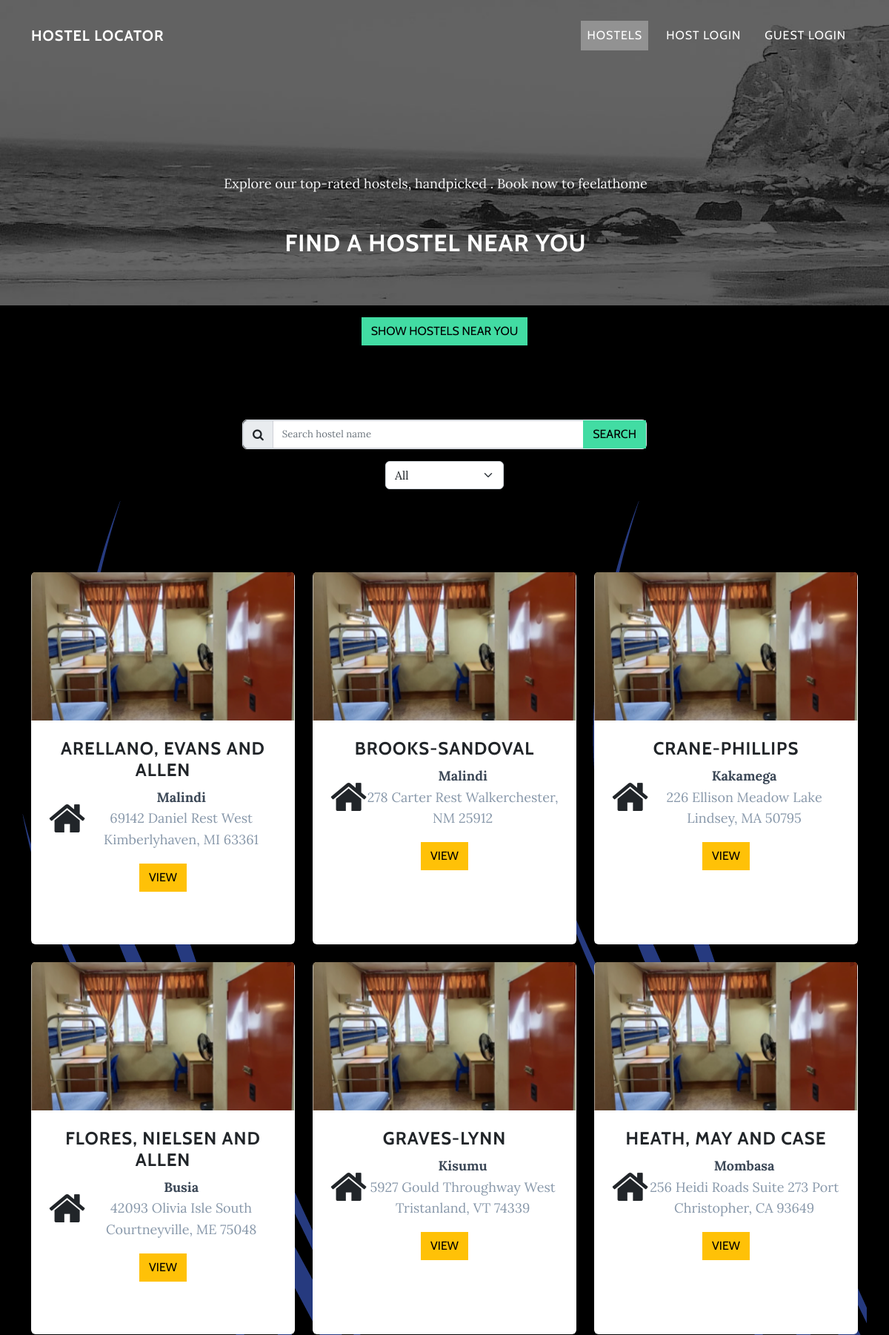
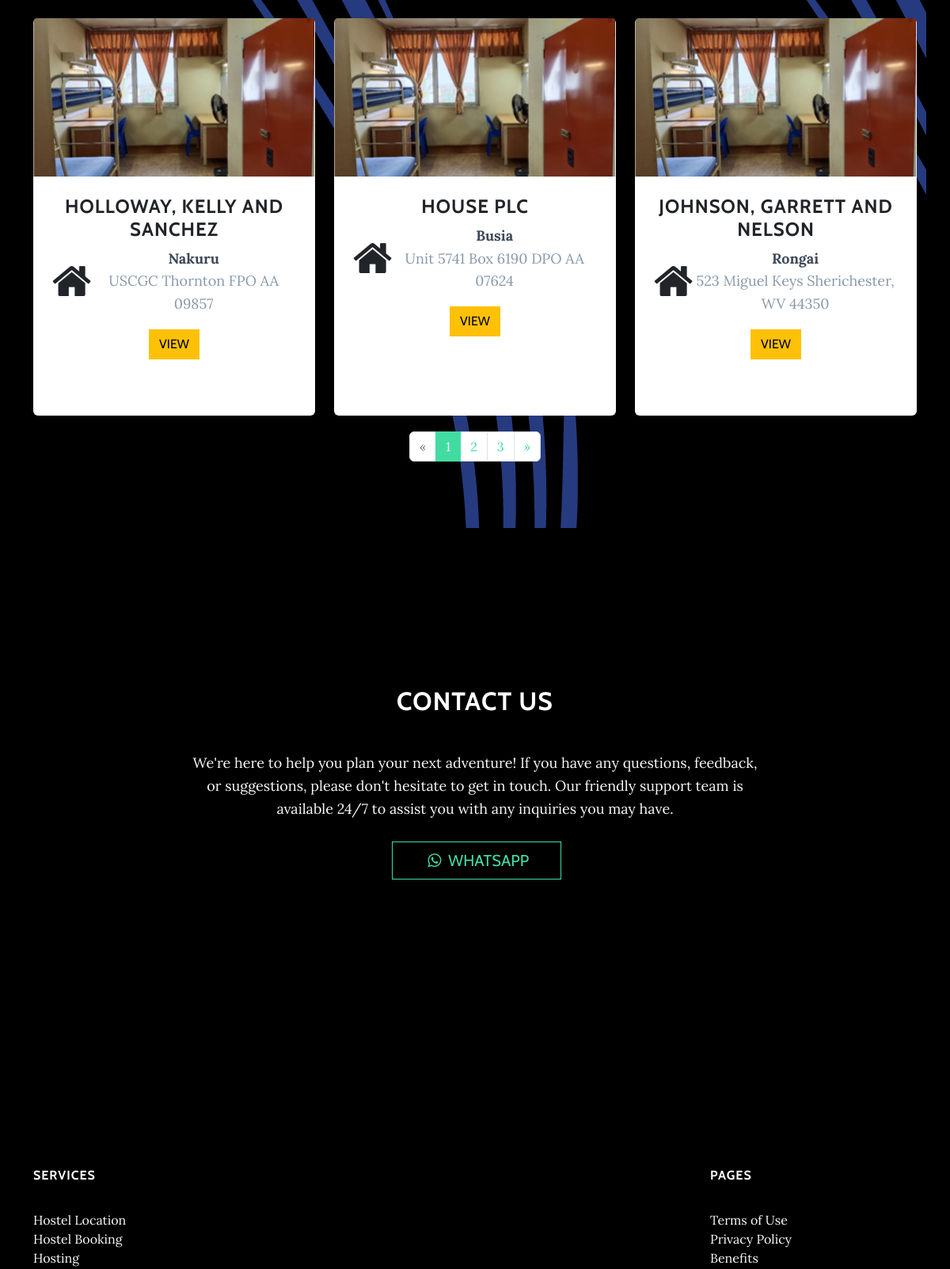
/hostels/ (upper part), run on the app's committed database (2 pictures, top to bottom).
### hostel_app/models.py (models this page shows, shortened)
class Hostel(models.Model):
    name = models.CharField(max_length=50)
    cover = models.ImageField(upload_to='cover', default='default.png')
    services = models.ManyToManyField("Service")
    location = models.ForeignKey(
        'Location', on_delete=models.SET_NULL, null=True)
    address = models.CharField(max_length=250, null=True)
    owner = models.ForeignKey(User, on_delete=models.SET_NULL, null=True)
    class Meta:
        verbose_name = 'Hostel'
        verbose_name_plural = 'Hostels'
        ordering = ['name']

class Location(models.Model):
    name = models.CharField(max_length=150,blank=True)
    latitude = models.DecimalField(max_digits=9, decimal_places=6,null=True)
    longitude = models.DecimalField(max_digits=9, decimal_places=6,null=True)
    timestamp = models.DateTimeField(auto_now_add=True, null=True)
    def __str__(self):
        return self.name
    class Meta:
        verbose_name = 'UserLocation'
        verbose_name_plural = 'UserLocations'

### hostel_app/views.py (the view)
# urls.py: path('hostels/', views.HostelListView.as_view(), name='hostel-list'),
class HostelListView(generic.ListView):
    model = Hostel
    template_name = "hostel_list.html"
    paginate_by = 9
    def get_context_data(self, **kwargs):
        context = super().get_context_data(**kwargs)
        query = self.request.GET.get("query")
        lat = self.request.GET.get("lat")
        long = self.request.GET.get("lng")
        nearby = self.request.GET.get("nearby")
        try:
            user_location = get_location(lat, long)
            context['show_near'] = nearby
            context['nearby'] = Hostel.objects.filter(
                location__name__icontains=user_location)
            context['user_location'] = user_location
        except:
            pass
        context['locations'] = Location.objects.all()
        context['select_location'] = self.request.GET.get("location")
        if query:
            context["query"] = query
        return context
    def get_queryset(self):
        queryset = super().get_queryset()
        query = self.request.GET.get("query")
        location = self.request.GET.get("location")
        if query:
            queryset = queryset.filter(name__icontains=query)
        if location:
            queryset = queryset.filter(location__name__icontains=location)
        return queryset

### hostel_app/views.py (called while the page is built)
def get_location(lat, long):
    import geocoder
    g = geocoder.osm([lat, long], method='reverse')
    return g.json['state']

### hostel_app/templates/hostel_list.html (shortened to what this page needs)
{% extends 'hostel_base.html' %} {% load static %} {% block main %}
<section class="text-center download-section content-section" id="hostels" style="
		background-image: url('{% static 'assets/img/downloads-bg.jpg' %}');
		padding: 0;
		height: 412px;
	">
    <div class="row align-items-end mb-5" style="height: 100%; width: 100%">
        <div class="col-md-8 col-xl-6 text-center d-flex flex-column-reverse align-items-center mx-auto"
            style="height: 50vh">
            <h2 style="padding: 30px 0">Find a hostel near you</h2>
            <p class="text-light" style="padding: 0">
                Explore our top-rated hostels, handpicked .
                Book now to feelathome
            </p>
        </div>
    </div>
</section>
{% if show_near %}
<div class="p-5">
    <div class="container-fluid">
        <h1 class="display-5 fw-bold">Hostels nearby</h1>
    </div>
</div>
<section data-aos="zoom-in-down" data-aos-duration="400" data-aos-once="true" class="min-vh-100"
    style="padding-top: 30px;padding-bottom: 30px;min-height: 50vh !important;">
    <div class="container" style="min-width: 90vw;padding: 0;width: 100%;">
        {% if nearby %}
        <div data-aos="fade-up" data-aos-duration="400" data-aos-delay="200" data-aos-once="true" class="owl-slider"
            style="width: 100%;">
            <div id="carousel" class="owl-carousel">
                {% for hostel in nearby %}
                <div class="item height-350" style="height: auto;padding: 10px;">
                    <div class="col-md-4" style="width: 100%;">
                        <div class="blog-card blog-card-blog">
                            <div class="blog-card-image"><a href="#"><img class="img-fluid img"
                                        src="{{hostel.cover.url}}"></a>
                                <div class="ripple-cont"></div>
                            </div>
                            <div class="blog-table">
                                <p class="blog-card-description" style="font-family: 'Playfair Display', serif;">
                                    {{hostel.name}}</p><a href="{{hostel.get_absolute_url}}"
                                    class="btn btn-primary btn-lg btn-default" type="button"><span
                                        class="network-name">&nbsp;Peek
                                        inside</span></a>
                                <hr>
                                <div class="d-flex justify-content-between ftr">
                                    <div class="author"><a href="https://github.com/DesignofCp" target="_blank"><i
                                                class="fas fa-location-arrow" style="font-size: 28px;"></i></a></div>
                                    <div class="stats"><span>{{hostel.location}}</span></div>
                                </div>
                                <div class="d-flex justify-content-between ftr">
                                    <div class="author"><a href="https://github.com/DesignofCp" target="_blank"><i
                                                class="fas fa-street-view" style="font-size: 28px;"></i></a></div>
                                    <div class="stats"><span>{{hostel.address}}</span></div>
                                </div>
                                <div class="d-flex justify-content-between ftr">
                                    <div class="author"><a href="https://github.com/DesignofCp" target="_blank"><i
                                                class="far fa-star" style="font-size: 28px;"></i></a></div>
                                    <div class="stats"><span>4.6</span></div>
                                </div>
                            </div>
                        </div>
                    </div>
                </div>
                {% endfor %}
            </div>
        </div>
        {% else %}
        <div class="p-5 mb-4 ">
            <div class="container-fluid py-5">
                <h1 class="display-5 fw-bold">No Hostels found near you</h1>
            </div>
        </div>
        {% endif %}
    </div>
</section>
{% else %}
<div class="text-center my-3">
    <button type="button" class="btn btn-primary" onclick="getLocation()">Show hostels near you</button>
</div>
{% endif %}
<div class="container" id="hosts" style="margin-top: 100px">
    <div class="row d-flex justify-content-around">
        <div class="col-md-6 col-lg-6 offset-lg-0">
            <form method="get" id="hostel-form">
                <div class="input-group border rounded">
                    <span class="input-group-text"><i class="fa fa-search"></i></span><input class="form-control"
                        name="query" placeholder="Search hostel name" value="{{query}}" type="text" /><button
                        class="btn btn-primary" type="submit">
                        Search
                    </button>
                </div>
                <div class="select mx-auto my-3" style="width:10rem;">
                    <select class="form-select" id="locationSelect" name="location" aria-label="Select Location"
                        defaultValue="0">
                        {% if locations %}
                        <option {% if not select_location %}selected{% endif %}>All</option>
                        {% endif %}
                    </select>
                </div>
            </form>
        </div>
    </div>
</div>
<section class="text-center content-section" id="contact" style="padding: 0">
    <div class="container py-4 py-xl-5" style="background: url('{% static 'assets/img/img12.png' %}')">
        <div class="row gy-4 row-cols-1 row-cols-md-2 row-cols-xl-3 justify-content-center" id="hostels">
            {% if page_obj%} {% for hostel in page_obj %}
            <div class="col">
                <div class="card rounded h-100">
                    <img class="card-img-top w-100 d-block fit-cover" style="height: 200px"
                        src="{{hostel.cover.url}}" />
                    <div class="card-body text-dark p-4" style="border-style: none">
                        <h4 class="card-title">{{hostel.name}}</h4>
                        <div class="d-flex justify-content-between align-items-center">
                            <i class="fa fa-home" style="font-size: 53px"></i>
                            <div>
                                <p class="fw-bold mb-0">{{hostel.location}}</p>
                                <p class="text-muted mb-0">
                                    {{hostel.address}}
                                </p>
                            </div>
                        </div>
                        <a class="btn btn-warning" data-bss-hover-animate="pulse" id="btnHostel" type="button"
                            style="margin: 17px" href="{% url 'hostel-detail' pk=hostel.pk %}">View</a>
                    </div>
                </div>
            </div>
            {% endfor %} {% endif %}
        </div>
        {% if page_obj %}
        <div class="d-xl-flex justify-content-xl-center align-items-xl-center" style="padding: 20px 0">
            <nav>
                <ul class="pagination">
                    {% if page_obj.has_previous %}
                    <li class="page-item">
                        <a class="page-link" href="?page={{ page_obj.previous_page_number }}&query={{query}}"
                            aria-label="Previous"><span aria-hidden="true">&laquo;</span></a>
                    </li>
                    {% else %}
                    <li class="page-item disabled">
                        <a class="page-link" href="#" aria-label="Previous"><span aria-hidden="true">&laquo;</span></a>
                    </li>
                    {% endif %} {% for num in page_obj.paginator.page_range %}
                    {% if page_obj.number == num %}
                    <li class="page-item active">
                        <a class="page-link" href="#?query={{query}}">{{ num }} </a>
                    </li>
                    {% elif num > page_obj.number|add:'-3' and num < page_obj.number|add:'3' %} <li class="page-item">
                        <a class="page-link" href="?page={{ num }}&query={{query}}">{{ num }}</a>
                        </li>
                        {% endif %} {% endfor %} {% if page_obj.has_next %}
                        <li class="page-item">
                            <a class="page-link" href="?page={{ page_obj.next_page_number }}&query={{query}}"
                                aria-label="Next"><span aria-hidden="true">&raquo;</span></a>
                        </li>
                        {% else %}
                        <li class="page-item disabled">
                            <a class="page-link" href="#" aria-label="Next"><span aria-hidden="true">&raquo;</span></a>
                        </li>
                        {% endif %}
                </ul>
            </nav>
        </div>
        {% endif %}
    </div>
</section>
{% endblock main %}

### hostel_app/static/assets/css/Account-setting-or-edit-profile.css (style rules this page uses)
.form-control { border: 1px solid #cfd1d8; -moz-border-radius: 2px; border-radius: 2px; font-size: .825rem; background: #ffffff; color: #2e323c; }
.card { background: #ffffff; -moz-border-radius: 5px; border-radius: 5px; border: 0; margin-bottom: 1rem; }

### hostel_app/static/assets/css/Articles-Cards-images.css (style rules this page uses)
.fit-cover { object-fit: cover; }
.btn { transform-style: preserve-3d; transition: ease-in-out; }

### hostel_app/static/assets/css/Manage-Users.css (style rules this page uses)
.card { position: relative; display: flex; flex-direction: column; min-width: 0; word-wrap: break-word; background-color: #fff; background-clip: border-box; border: 0 solid transparent; border-radius: 0; }
.text-muted { color: #8898aa!important; }
[type=button]:not(:disabled), [type=reset]:not(:disabled), [type=submit]:not(:disabled), button:not(:disabled) { cursor: pointer; }

### hostel_app/static/assets/css/Notes-Dashboard.css (style rules this page uses)
.card { position: relative; display: flex; flex-direction: column; min-width: 0; word-wrap: break-word; background-color: #fff; background-clip: border-box; border: 0 solid transparent; border-radius: 0; }
.card { margin-bottom: 30px; }
.card-body { flex: 1 1 auto; padding: 1.57rem; }

### hostel_app/static/assets/css/Responsive-Open-Source-CardBS5.css (style rules this page uses)
.fa { display: inline-block; font: normal normal normal 14px/1 FontAwesome; font-size: inherit; text-rendering: auto; -webkit-font-smoothing: antialiased; -moz-osx-font-smoothing: grayscale; }
p { color: #3C4857; margin-top: 0; margin-bottom: 1rem; }
a { text-decoration: none; }

### data on the page
Hostel: cover (placeholder picture), name "ARELLANO, EVANS AND ALLEN", location "Malindi", address "69142 Daniel Rest West Kimberlyhaven, MI 63361"
Hostel: cover (placeholder picture), name "BROOKS-SANDOVAL", location "Malindi", address "278 Carter Rest Walkerchester, NM 25912"
Hostel: cover (placeholder picture), name "CRANE-PHILLIPS", location "Kakamega", address "226 Ellison Meadow Lake Lindsey, MA 50795"
Hostel: cover (placeholder picture), name "FLORES, NIELSEN AND ALLEN", location "Busia", address "42093 Olivia Isle South Courtneyville, ME 75048"
Hostel: cover (placeholder picture), name "GRAVES-LYNN", location "Kisumu", address "5927 Gould Throughway West Tristanland, VT 74339"
Hostel: cover (placeholder picture), name "HEATH, MAY AND CASE", location "Mombasa", address "256 Heidi Roads Suite 273 Port Christopher, CA 93649"
Hostel: cover (placeholder picture), name "HOLLOWAY, KELLY AND SANCHEZ", location "Nakuru", address "USCGC Thornton FPO AA 09857"
Hostel: cover (placeholder picture), name "HOUSE PLC", location "Busia", address "Unit 5741 Box 6190 DPO AA 07624"
Hostel: cover (placeholder picture), name "JOHNSON, GARRETT AND NELSON", location "Rongai", address "523 Miguel Keys Sherichester, WV 44350"

### other printed values
{{ num }} "1"
{{ num }} "2" "3"
